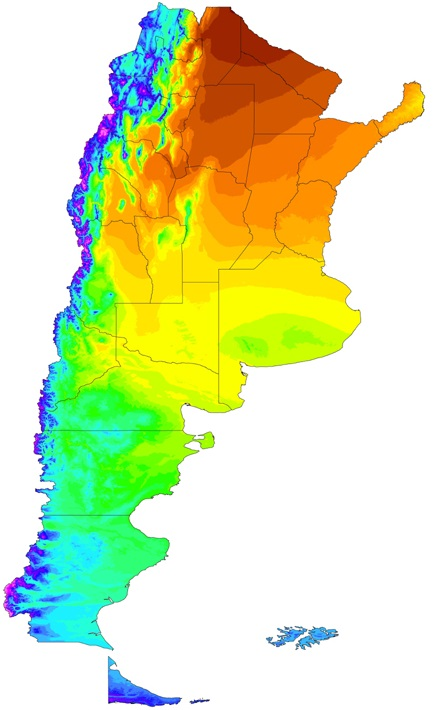
#> input picture TP2/mapa_temperatura.jpg, 433 x 710 px, found by its file name
$ jupyter execute colormaps.ipynb
#> lines starting #> are read from the running program, lines starting #| are printed output that depends on the picture
<a href="https://colab.research.google.com/github/nicolassalomon96/procesamiento_imagenes_UNS/blob/main/TP2/colormaps.ipynb" target="_parent"></a>

[cell 1]
import matplotlib.pyplot as plt
import numpy as np
import cv2

[cell 2]
from google.colab import drive
drive.mount('/content/drive')

[cell 3]
path = '/content/drive/MyDrive/Cursos_Posgrado/Procesamiento_Imagenes-UNS/TP1/mapa_temperatura.jpg'
image = cv2.imread(path)
#> image is the input picture: shape (710, 433, 3); mean B, G, R 173.3, 228, 217.7
b,g,r = cv2.split(image)
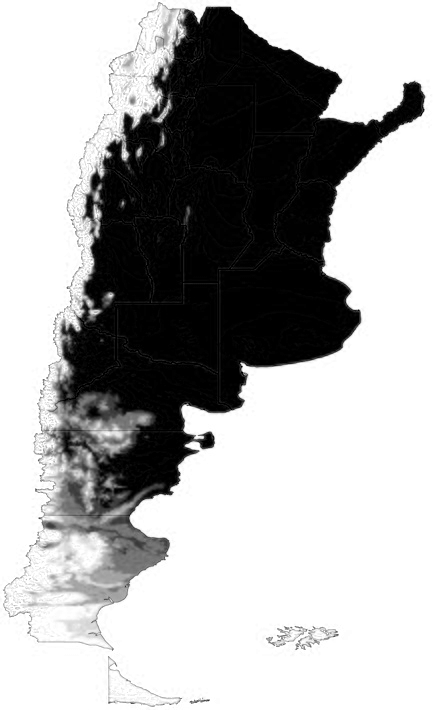
#> b: shape (710, 433); min 0, max 255, mean 173.3
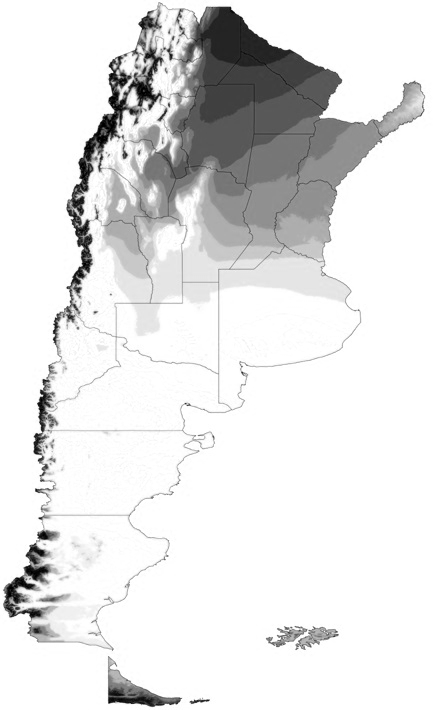
#> g: shape (710, 433); min 0, max 255, mean 228
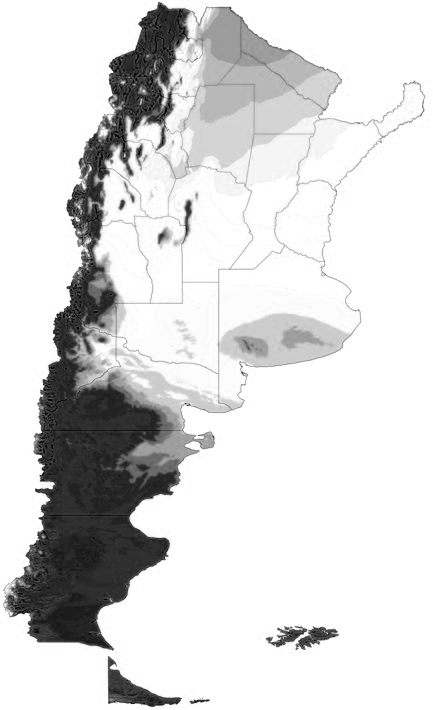
#> r: shape (710, 433); min 0, max 255, mean 217.7
rgb_image = cv2.merge([r,g,b])
matrix_image = cv2.imread(path,0)
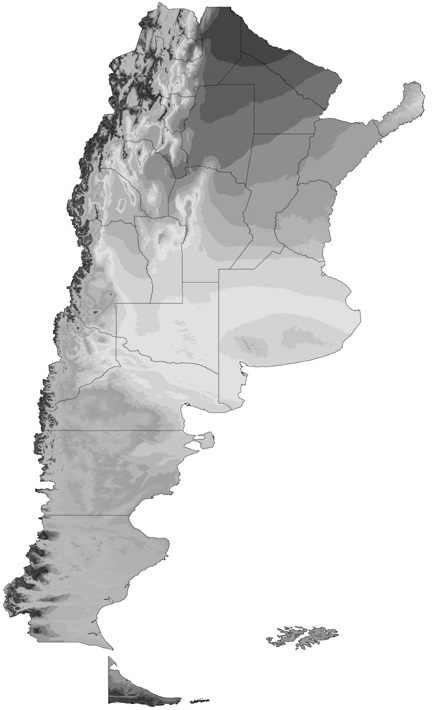
#> matrix_image: shape (710, 433); min 15, max 255, mean 218.8

[cell 4]
#Mapas de colores existentes: https://matplotlib.org/stable/tutorials/colors/colormaps.html

fig1, axs = plt.subplots(3,3)
fig1.set_size_inches(18,18)

plt.subplot(3,3,1)
plt.imshow(rgb_image)
plt.title("Original")

plt.subplot(3,3,2)
plt.imshow(matrix_image, cmap='gray')
plt.title("Gray")

plt.subplot(3,3,3)
plt.imshow(matrix_image, cmap='binary')
plt.title("Binary")

plt.subplot(3,3,4)
plt.imshow(matrix_image, cmap='rainbow')
plt.title("Rainbow")

plt.subplot(3,3,5)
plt.imshow(matrix_image, cmap='hot')
plt.title("Hot")

plt.subplot(3,3,6)
plt.imshow(matrix_image, cmap='winter')
plt.title("Winter")

plt.subplot(3,3,7)
plt.imshow(matrix_image, cmap='prism')
plt.title("Prism")

plt.subplot(3,3,8)
plt.imshow(matrix_image, cmap='inferno')
plt.title("Inferno")

plt.subplot(3,3,9)
plt.imshow(matrix_image, cmap='terrain')
plt.title("Terrain")

fig1.tight_layout()
plt.show()
